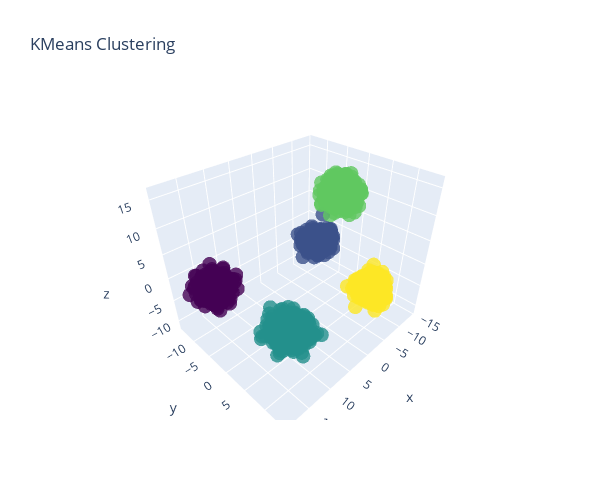

Notebook code cell kept with this figure:
### Markdown cell above
3 Dimensional plot of the clusters

### Code cell
plot_clusters_3D(pca_data, clusters, 'KMeans Clustering',figsize=(600,500))

### Figure 1 — Plotly figure (JSON) as saved in the notebook; plotly's stock layout.template omitted (floating-point values rounded to 4 significant figures; data arrays with more than 128 entries replaced by an {"elided": "..."} marker saying what was removed)
{"data": [{"marker": {"color": {"elided": "2500 int values"}, "colorscale": [[0, "#440154"], [0.1111, "#482878"], [0.2222, "#3e4989"], [0.3333, "#31688e"], [0.4444, "#26828e"], [0.5556, "#1f9e89"], [0.6667, "#35b779"], [0.7778, "#6ece58"], [0.8889, "#b5de2b"], [1, "#fde725"]], "opacity": 0.8, "size": 5}, "mode": "markers", "type": "scatter3d", "x": {"elided": "2500 float values"}, "y": {"elided": "2500 float values"}, "z": {"elided": "2500 float values"}}], "layout": {"height": 500, "title": {"text": "KMeans Clustering"}, "width": 600}}
